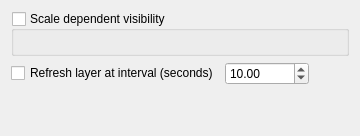
         <widget class="QWidget" name="mOptsPage_Rendering">
          <layout class="QVBoxLayout" name="verticalLayout_11">
           <item>
            <widget class="QgsCollapsibleGroupBox" name="chkUseScaleDependentRendering">
             <property name="title">
              <string>Scale dependent visibility</string>
             </property>
             <property name="checkable">
              <bool>true</bool>
             </property>
             <property name="checked">
              <bool>false</bool>
             </property>
             <property name="syncGroup" stdset="0">
              <string notr="true">rastergeneral</string>
             </property>
             <layout class="QGridLayout" name="_5">
              <property name="leftMargin">
               <number>11</number>
              </property>
              <property name="topMargin">
               <number>11</number>
              </property>
              <property name="rightMargin">
               <number>11</number>
              </property>
              <property name="bottomMargin">
               <number>11</number>
              </property>
              <property name="verticalSpacing">
               <number>6</number>
              </property>
              <item row="0" column="0" colspan="2">
               <widget class="QgsScaleRangeWidget" name="mScaleRangeWidget" native="true">
                <property name="toolTip">
                 <string/>
                </property>
                <property name="whatsThis">
                 <string/>
                </property>
               </widget>
              </item>
             </layout>
            </widget>
           </item>
           <item>
            <layout class="QHBoxLayout" name="horizontalLayout_3">
             <item>
              <widget class="QCheckBox" name="mRefreshLayerCheckBox">
               <property name="text">
                <string>Refresh layer at interval (seconds)</string>
               </property>
              </widget>
             </item>
             <item>
              <widget class="QDoubleSpinBox" name="mRefreshLayerIntervalSpinBox">
               <property name="toolTip">
                <string>Higher values result in more simplification</string>
               </property>
               <property name="decimals">
                <number>2</number>
               </property>
               <property name="minimum">
                <double>0.000000000000000</double>
               </property>
               <property name="maximum">
                <double>100000000000000000000.000000000000000</double>
               </property>
               <property name="singleStep">
                <double>5.000000000000000</double>
               </property>
               <property name="value">
                <double>10.000000000000000</double>
               </property>
              </widget>
             </item>
             <item>
              <spacer name="horizontalSpacer_6">
               <property name="orientation">
                <enum>Qt::Horizontal</enum>
               </property>
               <property name="sizeHint" stdset="0">
                <size>
                 <width>40</width>
                 <height>20</height>
                </size>
               </property>
              </spacer>
             </item>
            </layout>
           </item>
           <item>
            <spacer name="verticalSpacer_6">
             <property name="orientation">
              <enum>Qt::Vertical</enum>
             </property>
             <property name="sizeHint" stdset="0">
              <size>
               <width>20</width>
               <height>40</height>
              </size>
             </property>
            </spacer>
           </item>
          </layout>
         </widget>
